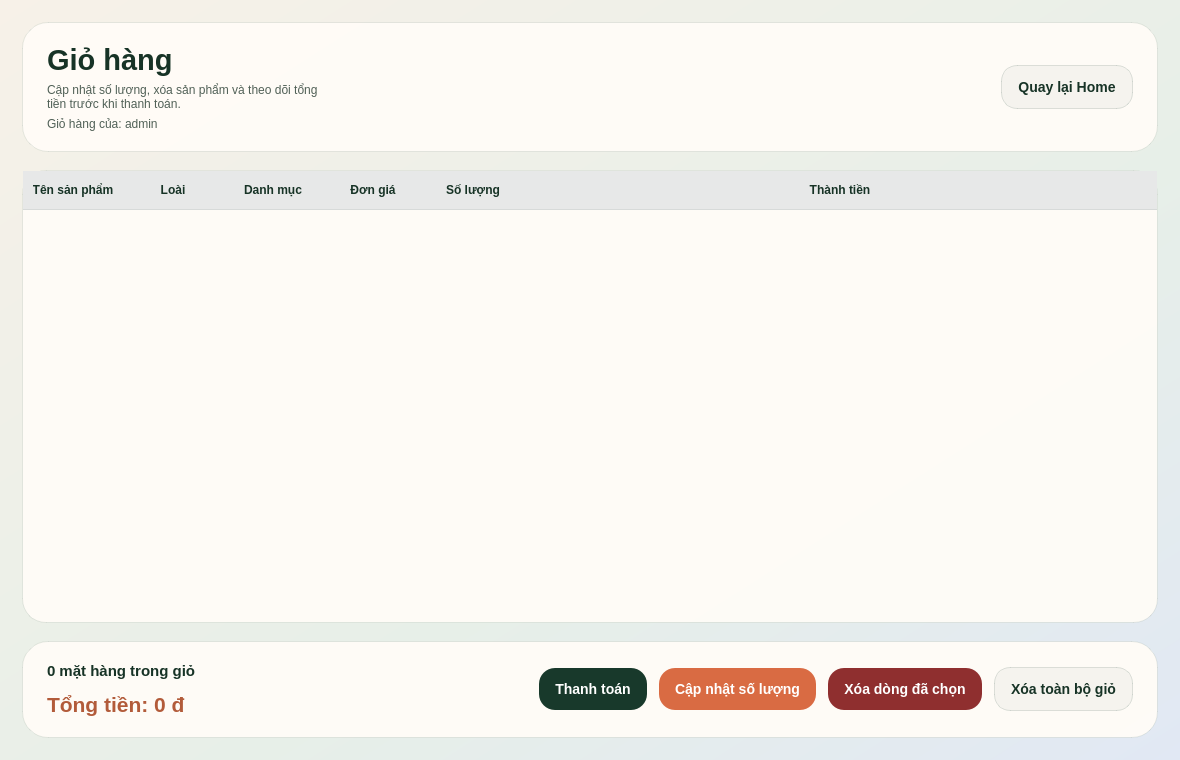
<?xml version="1.0" encoding="UTF-8"?>
<ui version="4.0">
 <class>CartWindow</class>
 <widget class="QMainWindow" name="CartWindow">
  <property name="geometry">
   <rect>
    <x>0</x>
    <y>0</y>
    <width>1180</width>
    <height>760</height>
   </rect>
  </property>
  <property name="minimumSize">
   <size>
    <width>980</width>
    <height>660</height>
   </size>
  </property>
  <property name="windowTitle">
   <string>PET STORE | Cart</string>
  </property>
  <property name="styleSheet">
   <string notr="true">#centralwidget {
    background: qlineargradient(x1:0, y1:0, x2:1, y2:1, stop:0 #f7f1e8, stop:0.6 #e7efe8, stop:1 #e1e8f4);
    font-family: &quot;Segoe UI&quot;;
}

QFrame#headerCard,
QFrame#summaryCard {
    background-color: rgba(255, 252, 247, 245);
    border: 1px solid rgba(24, 57, 43, 25);
    border-radius: 26px;
}

QLabel#lblCartTitle {
    color: #173326;
    font-size: 22pt;
    font-weight: 700;
}

QLabel#lblCartSubtitle,
QLabel#lblCartOwner,
QLabel#lblItemCount,
QLabel#lblTotalMoney {
    color: #506056;
}

QTableWidget {
    background-color: rgba(255, 252, 247, 240);
    border: 1px solid rgba(24, 57, 43, 25);
    border-radius: 24px;
    gridline-color: rgba(24, 57, 43, 18);
    font-size: 10.5pt;
    color: #173326;
}

QHeaderView::section {
    background-color: rgba(24, 57, 43, 10);
    color: #173326;
    padding: 10px;
    border: none;
    border-bottom: 1px solid rgba(24, 57, 43, 20);
    font-weight: 700;
}

QPushButton {
    min-height: 42px;
    border-radius: 16px;
    border: none;
    font-size: 10.5pt;
    font-weight: 700;
    padding: 0 16px;
}

QPushButton#btnUpdateCart {
    background-color: #d96b43;
    color: white;
}

QPushButton#btnCheckout {
    background-color: #18392b;
    color: white;
}

QPushButton#btnRemoveSelected {
    background-color: #8f2f2f;
    color: white;
}

QPushButton#btnClearCart,
QPushButton#btnBackHome {
    background-color: rgba(24, 57, 43, 10);
    color: #173326;
    border: 1px solid rgba(24, 57, 43, 35);
}
</string>
  </property>
  <widget class="QWidget" name="centralwidget">
   <layout class="QVBoxLayout" name="rootLayout">
    <property name="spacing">
     <number>18</number>
    </property>
    <property name="leftMargin">
     <number>22</number>
    </property>
    <property name="topMargin">
     <number>22</number>
    </property>
    <property name="rightMargin">
     <number>22</number>
    </property>
    <property name="bottomMargin">
     <number>22</number>
    </property>
    <item>
     <widget class="QFrame" name="headerCard">
      <property name="frameShape">
       <enum>QFrame::StyledPanel</enum>
      </property>
      <property name="frameShadow">
       <enum>QFrame::Raised</enum>
      </property>
      <layout class="QHBoxLayout" name="headerLayout">
       <property name="leftMargin">
        <number>24</number>
       </property>
       <property name="topMargin">
        <number>20</number>
       </property>
       <property name="rightMargin">
        <number>24</number>
       </property>
       <property name="bottomMargin">
        <number>20</number>
       </property>
       <item>
        <layout class="QVBoxLayout" name="titleLayout">
         <item>
          <widget class="QLabel" name="lblCartTitle">
           <property name="text">
            <string>Giỏ hàng</string>
           </property>
          </widget>
         </item>
         <item>
          <widget class="QLabel" name="lblCartSubtitle">
           <property name="text">
            <string>Cập nhật số lượng, xóa sản phẩm và theo dõi tổng tiền trước khi thanh toán.</string>
           </property>
           <property name="wordWrap">
            <bool>true</bool>
           </property>
          </widget>
         </item>
         <item>
          <widget class="QLabel" name="lblCartOwner">
           <property name="text">
            <string>Giỏ hàng của: admin</string>
           </property>
          </widget>
         </item>
        </layout>
       </item>
       <item>
        <spacer name="headerSpacer">
         <property name="orientation">
          <enum>Qt::Horizontal</enum>
         </property>
         <property name="sizeHint" stdset="0">
          <size>
           <width>40</width>
           <height>20</height>
          </size>
         </property>
        </spacer>
       </item>
       <item>
        <widget class="QPushButton" name="btnBackHome">
         <property name="text">
          <string>Quay lại Home</string>
         </property>
        </widget>
       </item>
      </layout>
     </widget>
    </item>
    <item>
     <widget class="QTableWidget" name="tableCart">
      <property name="columnCount">
       <number>6</number>
      </property>
      <property name="rowCount">
       <number>0</number>
      </property>
      <attribute name="horizontalHeaderStretchLastSection">
       <bool>true</bool>
      </attribute>
      <column>
       <property name="text">
        <string>Tên sản phẩm</string>
       </property>
      </column>
      <column>
       <property name="text">
        <string>Loài</string>
       </property>
      </column>
      <column>
       <property name="text">
        <string>Danh mục</string>
       </property>
      </column>
      <column>
       <property name="text">
        <string>Đơn giá</string>
       </property>
      </column>
      <column>
       <property name="text">
        <string>Số lượng</string>
       </property>
      </column>
      <column>
       <property name="text">
        <string>Thành tiền</string>
       </property>
      </column>
     </widget>
    </item>
    <item>
     <widget class="QFrame" name="summaryCard">
      <property name="frameShape">
       <enum>QFrame::StyledPanel</enum>
      </property>
      <property name="frameShadow">
       <enum>QFrame::Raised</enum>
      </property>
      <layout class="QHBoxLayout" name="summaryLayout">
       <property name="leftMargin">
        <number>24</number>
       </property>
       <property name="topMargin">
        <number>20</number>
       </property>
       <property name="rightMargin">
        <number>24</number>
       </property>
       <property name="bottomMargin">
        <number>20</number>
       </property>
       <property name="spacing">
        <number>12</number>
       </property>
       <item>
        <layout class="QVBoxLayout" name="summaryTextLayout">
         <item>
          <widget class="QLabel" name="lblItemCount">
           <property name="styleSheet">
            <string notr="true">color: #173326; font-size: 11pt; font-weight: 700;</string>
           </property>
           <property name="text">
            <string>0 mặt hàng trong giỏ</string>
           </property>
          </widget>
         </item>
         <item>
          <widget class="QLabel" name="lblTotalMoney">
           <property name="styleSheet">
            <string notr="true">color: #b25b3a; font-size: 16pt; font-weight: 700;</string>
           </property>
           <property name="text">
            <string>Tổng tiền: 0 đ</string>
           </property>
          </widget>
         </item>
        </layout>
       </item>
       <item>
        <spacer name="summarySpacer">
         <property name="orientation">
          <enum>Qt::Horizontal</enum>
         </property>
         <property name="sizeHint" stdset="0">
          <size>
           <width>40</width>
           <height>20</height>
          </size>
         </property>
        </spacer>
       </item>
        <item>
         <widget class="QPushButton" name="btnCheckout">
          <property name="text">
           <string>Thanh toán</string>
          </property>
         </widget>
        </item>
        <item>
         <widget class="QPushButton" name="btnUpdateCart">
          <property name="text">
           <string>Cập nhật số lượng</string>
          </property>
         </widget>
       </item>
       <item>
        <widget class="QPushButton" name="btnRemoveSelected">
         <property name="text">
          <string>Xóa dòng đã chọn</string>
         </property>
        </widget>
       </item>
       <item>
        <widget class="QPushButton" name="btnClearCart">
         <property name="text">
          <string>Xóa toàn bộ giỏ</string>
         </property>
        </widget>
       </item>
      </layout>
     </widget>
    </item>
   </layout>
  </widget>
 </widget>
 <resources/>
 <connections/>
</ui>
